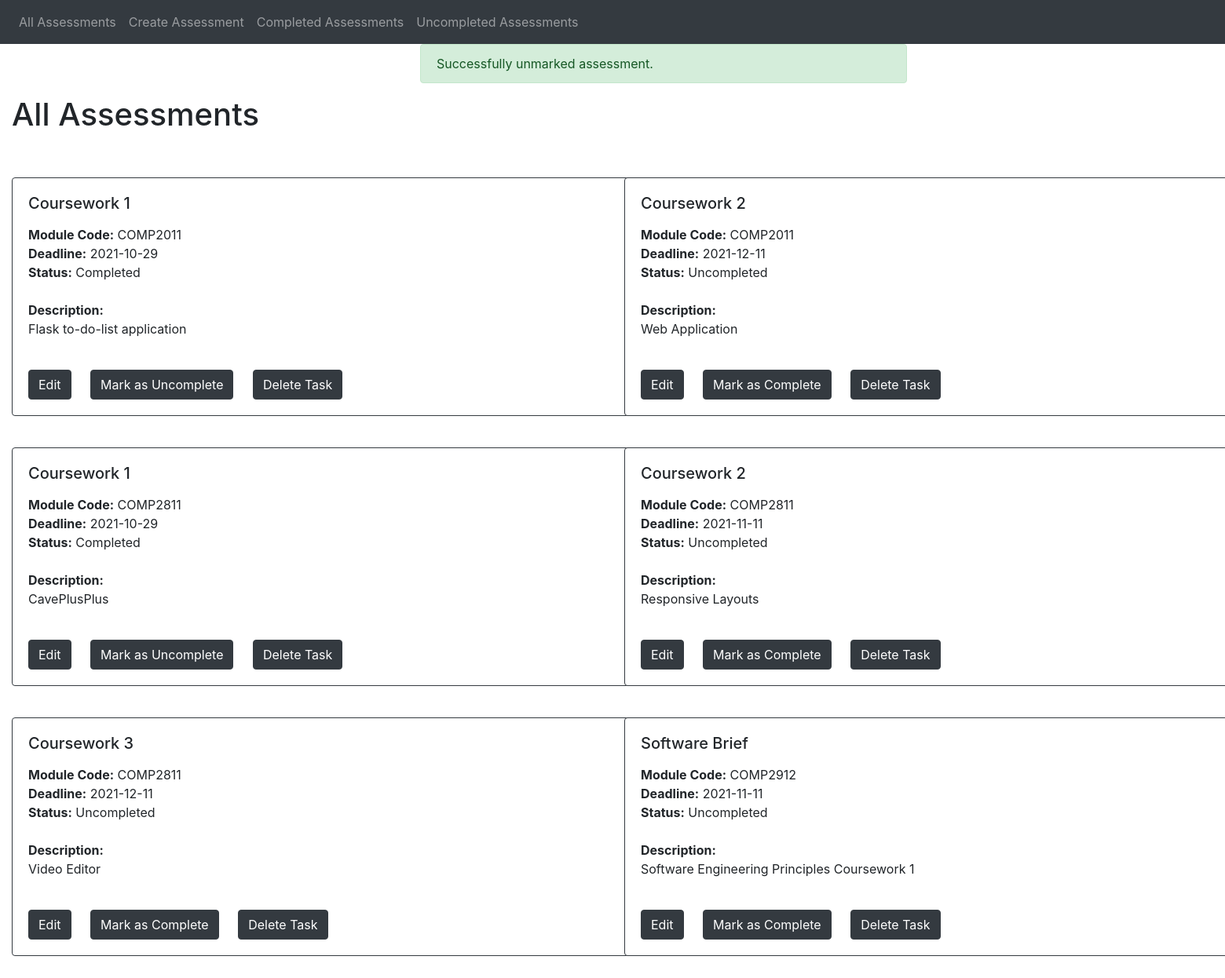
/unmark/1, run on the app's committed database.
### app/models.py (models this page shows)
class Assessment(db.Model):
  id = db.Column(db.Integer, primary_key=True)
  title = db.Column(db.String(100))
  code = db.Column(db.String(10))
  deadline = db.Column(db.Date())
  description = db.Column(db.String(500))
  status = db.Column(db.Boolean())

### app/views.py (the view)
@app.route('/unmark/<task_id>', methods=['GET', 'POST'])
def unmark(task_id):
	description = home_description
	models.Assessment.query.filter_by(id=task_id).update({"status": 0})
	db.session.commit()
	tasks = models.Assessment.query.order_by(models.Assessment.id).all()
	if len(tasks) > 0 :
		description = ''
	flash_unmark()
	return render_template(home_template,title=home_title,description=description,tasks=tasks)

### app/views.py (called while the page is built)
def flash_unmark():
	flash('Successfully unmarked assessment.')

### app/templates/home.html
{% extends "base.html" %}
{% block content %}
<div class="row">
{% for task in tasks %}
<div class="col-sm-6">
  <br>
  <div class="card border-dark mb-3 cardstyle">
    <div class="card-body">
      <h5 class="card-title"> {{ task.title }} </h5>
      <p class="card-text">
        <div><strong>Module Code:</strong> {{ task.code }}</div>
        <div><strong>Deadline:</strong> {{ task.deadline }}</div>
        <div>
          <strong>Status:</strong>
          {% if task.status == 0 %}
            Uncompleted
          {% else %}
            Completed
          {% endif %}
        </div>
        <br>
        <div><strong>Description:</strong></div>
        <div> {{ task.description }} </div>
      </p>
      <br>
      <a href="/edit/{{ task.id }}" class="btn btn-dark card-link">Edit</a>
      {% if task.status == 0 %}
        <a href="/mark/{{ task.id }}" class="btn btn-dark card-link">Mark as Complete</a>
      {% else %}
        <a href="/unmark/{{ task.id }}" class="btn btn-dark card-link">Mark as Uncomplete</a>
      {% endif %}
      <a href="/delete/{{ task.id }}" class="btn btn-dark card-link">Delete Task</a>
      <br>
    </div>
  </div>
</div>
{% endfor %}
</div>
{% endblock %}

### app/static/style.css (style rules this page uses)
body { padding-bottom: 100px; }
.cardstyle { width: 100vmin; }

### data on the page
Assessment: title "Coursework 1", code "COMP2011", deadline "2021-10-29", status "Completed", description "Flask to-do-list application"
Assessment: title "Coursework 2", code "COMP2011", deadline "2021-12-11", status "Uncompleted", description "Web Application"
Assessment: title "Coursework 1", code "COMP2811", deadline "2021-10-29", status "Completed", description "CavePlusPlus"
Assessment: title "Coursework 2", code "COMP2811", deadline "2021-11-11", status "Uncompleted", description "Responsive Layouts"
Assessment: title "Coursework 3", code "COMP2811", deadline "2021-12-11", status "Uncompleted", description "Video Editor"
Assessment: title "Software Brief", code "COMP2912", deadline "2021-11-11", status "Uncompleted", description "Software Engineering Principles Coursework 1"

### other printed values
{{ message }} "Successfully unmarked assessment."
{{ title }} "All Assessments"
